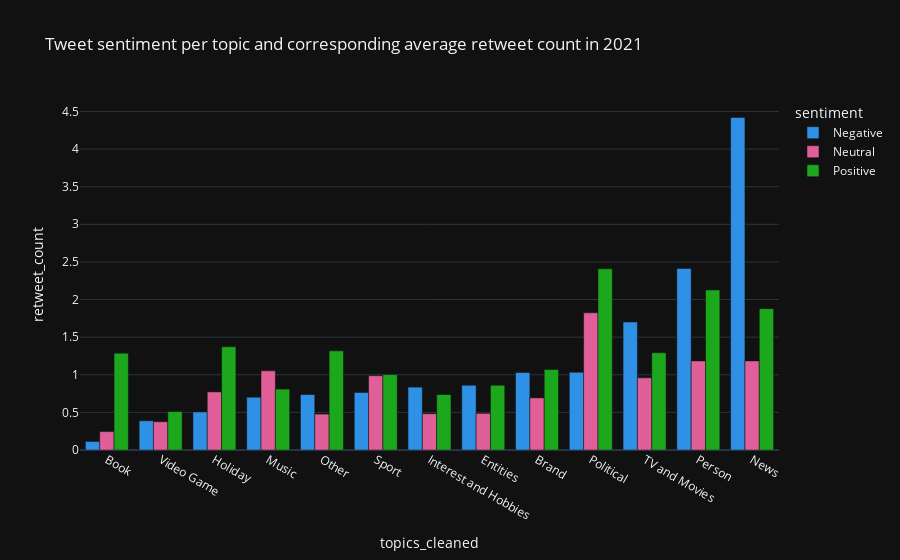

Here is the notebook cell this chart was saved with:
### Code cell
fig = px.bar(topic_analysis_2021_sentiment, x="topics_cleaned", y="retweet_count", color="sentiment", barmode="group", color_discrete_sequence=px.colors.qualitative.Dark24, title='Tweet sentiment per topic and corresponding average retweet count in 2021')
fig.show()

### Figure 1 — Plotly figure (JSON) as saved in the notebook; plotly's stock layout.template omitted (floating-point values rounded to 4 significant figures)
{"data": [{"alignmentgroup": "True", "hovertemplate": "sentiment=Negative<br>topics_cleaned=%{x}<br>retweet_count=%{y}<extra></extra>", "legendgroup": "Negative", "marker": {"color": "#2E91E5", "pattern": {"shape": ""}}, "name": "Negative", "offsetgroup": "Negative", "orientation": "v", "showlegend": true, "textposition": "auto", "x": ["Book", "Video Game", "Holiday", "Music", "Other", "Sport", "Interest and Hobbies", "Entities", "Brand", "Political", "TV and Movies", "Person", "News"], "xaxis": "x", "y": [0.1129, 0.3884, 0.5054, 0.7018, 0.7369, 0.7646, 0.8356, 0.8609, 1.03, 1.033, 1.701, 2.413, 4.419], "yaxis": "y", "type": "bar"}, {"alignmentgroup": "True", "hovertemplate": "sentiment=Neutral<br>topics_cleaned=%{x}<br>retweet_count=%{y}<extra></extra>", "legendgroup": "Neutral", "marker": {"color": "#E15F99", "pattern": {"shape": ""}}, "name": "Neutral", "offsetgroup": "Neutral", "orientation": "v", "showlegend": true, "textposition": "auto", "x": ["Book", "Video Game", "Other", "Interest and Hobbies", "Entities", "Brand", "Holiday", "TV and Movies", "Sport", "Music", "Person", "News", "Political"], "xaxis": "x", "y": [0.2444, 0.3754, 0.4773, 0.4822, 0.4864, 0.6925, 0.7721, 0.9591, 0.9871, 1.052, 1.184, 1.184, 1.823], "yaxis": "y", "type": "bar"}, {"alignmentgroup": "True", "hovertemplate": "sentiment=Positive<br>topics_cleaned=%{x}<br>retweet_count=%{y}<extra></extra>", "legendgroup": "Positive", "marker": {"color": "#1CA71C", "pattern": {"shape": ""}}, "name": "Positive", "offsetgroup": "Positive", "orientation": "v", "showlegend": true, "textposition": "auto", "x": ["Video Game", "Interest and Hobbies", "Music", "Entities", "Sport", "Brand", "Book", "TV and Movies", "Other", "Holiday", "News", "Person", "Political"], "xaxis": "x", "y": [0.5113, 0.7372, 0.8096, 0.8593, 1.003, 1.069, 1.287, 1.293, 1.318, 1.372, 1.879, 2.127, 2.408], "yaxis": "y", "type": "bar"}], "layout": {"xaxis": {"anchor": "y", "domain": [0.0, 1.0], "title": {"text": "topics_cleaned"}}, "yaxis": {"anchor": "x", "domain": [0.0, 1.0], "title": {"text": "retweet_count"}}, "legend": {"title": {"text": "sentiment"}, "tracegroupgap": 0}, "title": {"text": "Tweet sentiment per topic and corresponding average retweet count in 2021"}, "barmode": "group"}}
